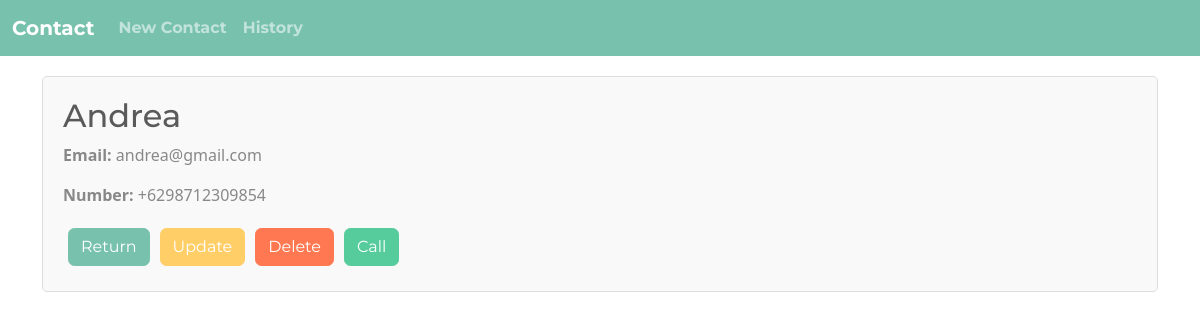
Screenshot of /contact_detail.php?id=6 with the database file from the repository.
### tables this page shows
CREATE TABLE `contact` (
  `id` int(11) NOT NULL,
  `name` varchar(50) NOT NULL,
  `email` varchar(50) NOT NULL,
  `number` varchar(15) NOT NULL,
  `deleted` tinyint(1) NOT NULL DEFAULT 0
);

### contact_detail.php (the view, shortened to what this page needs)
<!DOCTYPE html>
<html lang="en">
<head>
  <link href="https://bootswatch.com/5/minty/bootstrap.min.css" rel="stylesheet">
</head>
<body>
<nav class="navbar navbar-expand-lg bg-primary" data-bs-theme="dark">
  <div class="container-fluid">
    <a class="navbar-brand" href="contact.php"><strong>Contact</strong></a>
    <div class="collapse navbar-collapse" id="navbarColor02">
      <ul class="navbar-nav me-auto">
        <li class="nav-item">
          <a class="nav-link" href="new_contact.html"><strong>New Contact</strong></a>
        </li>
        <li class="nav-item">
          <a class="nav-link" href="history.php"><strong>History</strong></a>
        </li>
      </ul>
    </div>
  </div>
</nav>
<div class="container">
    <?php
    $servername = "localhost";
    $username = "root";
    $password = "";
    $dbname = "contact";
    $conn = new mysqli($servername, $username, $password, $dbname);
    $id = isset($_GET['id']) ? intval($_GET['id']) : 0;
    $sql = "SELECT id, name, email, number, deleted FROM contact WHERE id='$id'";
    $result = $conn->query($sql);
    if ($result->num_rows > 0) {
        $row = $result->fetch_assoc();
        echo '<div class="contact-detail">';
        echo '<h2>' . htmlspecialchars($row["name"]) . '</h2>';
        echo '<p><strong>Email:</strong> ' . htmlspecialchars($row["email"]) . '</p>';
        echo '<p><strong>Number:</strong> ' . htmlspecialchars($row["number"]) . '</p>';
        echo '<a href="contact.php" class="btn btn-primary">Return</a>';
        echo '<a href="update_contact.html?id=' . $row["id"] . '" class="btn btn-warning">Update</a>';
        if ($row["deleted"]) {
            echo '<a class="btn btn-success" href="delete_contact.php?id=' . $row["id"] . '&action=undelete">Undelete</a>';
            echo '<a class="btn btn-secondary disabled" href="#">Call</a>';
        } else {
            echo '<a class="btn btn-danger" href="delete_contact.php?id=' . $row["id"] . '&action=delete">Delete</a>';
            echo '<a class="btn btn-success" href="call.php?id=' . $row["id"] . '">Call</a>';
        }
        echo '</div>';
    } else {
        echo "<p>No details found for this contact.</p>";
    }
    ?>
</div>
</body>
</html>

### contact_detail.php (style rules this page uses)
.contact-detail { margin: 20px auto; padding: 20px; border: 1px solid #ddd; border-radius: 5px; background-color: #f9f9f9; }
.btn { margin: 5px; }

### rows the page displays
contact: name "Andrea", email "andrea@gmail.com", number "+6298712309854"
